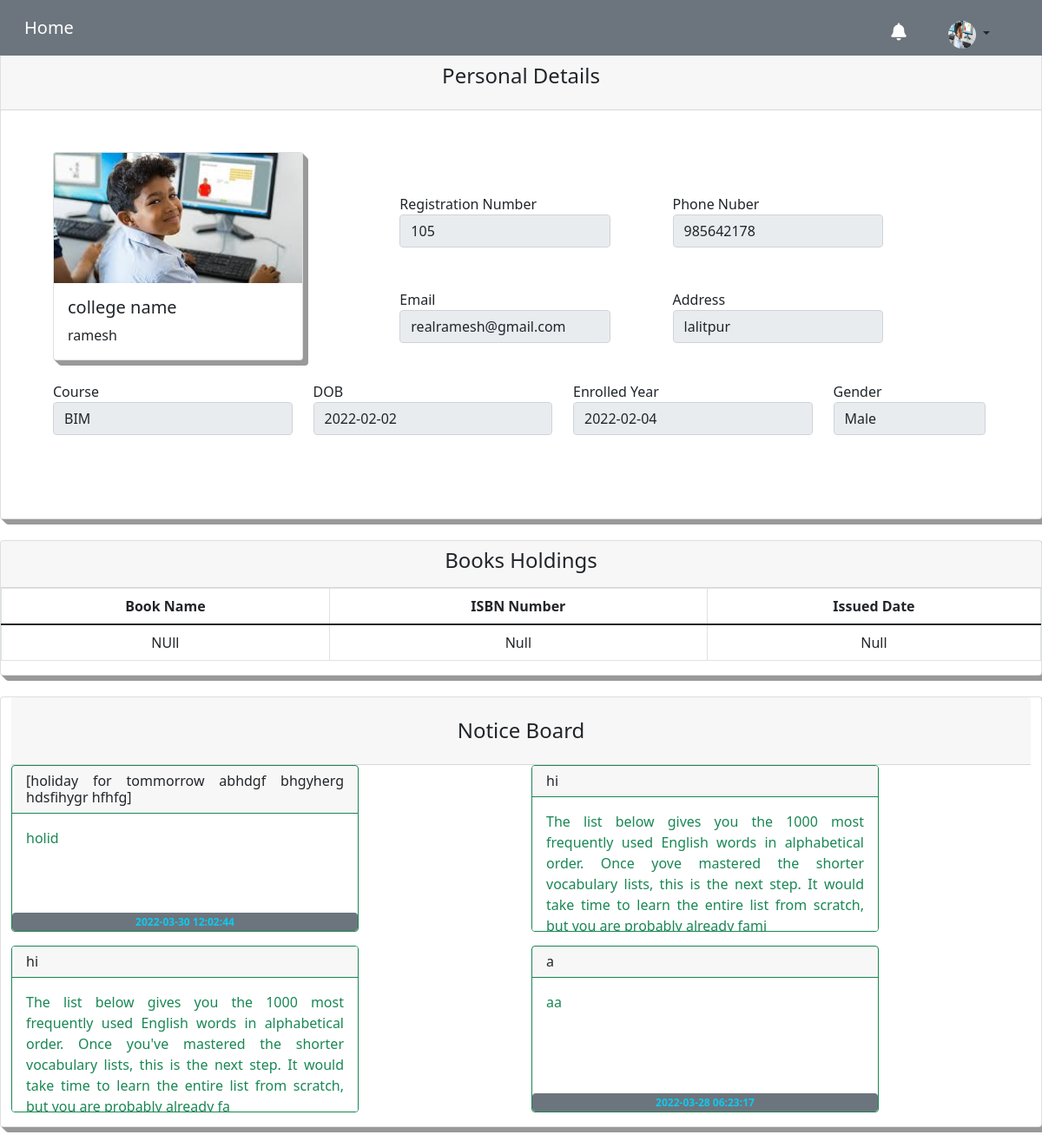
The app's page /students/students.php (signed in) with its own data.
### tables this page shows
CREATE TABLE `students` (
  `registration` varchar(255) NOT NULL,
  `name` varchar(20) NOT NULL,
  `email` varchar(255) NOT NULL,
  `phone` varchar(255) NOT NULL,
  `course` varchar(255) NOT NULL,
  `address` varchar(255) NOT NULL,
  `dob` date NOT NULL,
  `enrollyear` date NOT NULL,
  `gender` varchar(255) NOT NULL,
  `image` varchar(255) NOT NULL,
  `org` varchar(255) NOT NULL,
  `password` varchar(255) NOT NULL
);

CREATE TABLE `notice` (
  `id` int(11) NOT NULL,
  `title` varchar(255) NOT NULL,
  `description` varchar(255) NOT NULL,
  `time` timestamp NOT NULL DEFAULT current_timestamp() ON UPDATE current_timestamp()
);

### students/students.php (the view, shortened to what this page needs)
<!doctype html>
<html lang="en">
<head>
    <link href="https://cdn.jsdelivr.net/npm/bootstrap@5.1.3/dist/css/bootstrap.min.css" rel="stylesheet">
    <link rel="stylesheet" href="https://cdnjs.cloudflare.com/ajax/libs/font-awesome/6.1.1/css/all.min.css" />
</head>
<body>
    <?php
    require '../connection.php';
    if (!isset($_SESSION['id'])) {
        header('Location:./stdlogin.php');
    } else {
        $id = $_SESSION['id'];
    }
    ?>
    <?php
     $sql = "select * from students where registration='$id'";
     $data = mysqli_query($conn, $sql);
     if (mysqli_num_rows($data) != 0) {
         while ($row = mysqli_fetch_assoc($data)) {
     ?>
    <div class="">
        <nav class="navbar navbar-expand-sm fixed-top navbar-dark bg-secondary" style="position: fixed;">
            <div class="container-fluid">
                <a class="navbar-brand ms-md-3 " href="./students.php">Home</a>
                <div>
                    <div class="d-flex">
                        <div class="flex-shrink-0 dropdown  me-5 mt-sm-3">
                            <a href="#" class="d-block link-dark text-decoration-none" id="notice-drop-down" data-bs-toggle="dropdown" aria-expanded="false">
                                <i class="fa-solid fa-bell text-white    fa-lg"></i> </a>
                        </div>
                        <div class="flex-shrink-0 dropdown  me-5 mt-sm-3">
                            <a href="#" class="d-block link-dark text-decoration-none dropdown-toggle" id="dropdownUser2" data-bs-toggle="dropdown" aria-expanded="false">
                                <img src="../<?php echo $row['image']   ?>" alt="mdo" width="32" height="32" class="rounded-circle">
                            </a>
                        </div>
                    </div>
                </div>
            </div>
        </nav>
                <div class="card bdr mb-4">
                    <h4 class="card-header text-center mt-5 p-4">
                        Personal Details
                    </h4>
                    <div class="container-fluid  m-5">
                        <div class="row ">
                            <div class="col-md-6 col-lg-4">
                                <div class="card bdr" style="width: 18rem;">
                                    <img class="card-img-top " src="../<?php echo $row['image']   ?>" alt="Card image cap">
                                    <div class="card-body">
                                        <h5 class="card-title">college name</h5>
                                        <p class="card-text">
                                            <?php echo $row['name']; ?>
                                        </p>
                                    </div>
                                </div>
                            </div>
                            <div class="col-md-6 col-lg-8">
                                <div class="row ">
                                    <div class="col-md-4 col-10 me-5 mt-4  ">
                                        <div class="mb-5 mt-4">
                                            <div class="form-group">
                                                <label>Registration Number</label>
                                                <input type="text" class="form-control" value="<?php echo $row['registration']; ?>" disabled>
                                            </div>
                                        </div>
                                        <div>
                                            <div class="form-group">
                                                <label>Email</label>
                                                <input type="text" class="form-control" value="<?php echo $row['email']; ?>" disabled>
                                            </div>
                                        </div>
                                    </div>
                                    <div class="col-md-4 col-10 mt-4">
                                        <div class=" mt-4 mb-5">
                                            <div class="form-group">
                                                <label>Phone Nuber</label>
                                                <input type="text" class="form-control" value="<?php echo $row['phone']; ?>" disabled>
                                            </div>
                                        </div>
                                        <div>
                                            <div class="form-group">
                                                <label>Address</label>
                                                <input type="text" class="form-control" value="<?php echo $row['address']; ?>" disabled>
                                            </div>
                                        </div>
                                    </div>
                                </div>
                            </div>
                        </div>
                        <div class="row mt-4">
                            <div class="col-10 col-md-3   mb-5">
                                <div class="form-group">
                                    <label>Course</label>
                                    <input type="text" class="form-control" value="<?php echo $row['course']; ?>" disabled>
                                </div>
                            </div>
                            <div class="col-10 col-md-3  mb-5 ">
                                <div class="form-group">
                                    <label>DOB</label>
                                    <input type="text" class="form-control" value="<?php echo $row['dob']; ?>" disabled>
                                </div>
                            </div>
                            <div class="col-10 col-md-3  mb-5 ">
                                <div class="form-group">
                                    <label>Enrolled Year</label>
                                    <input type="text" class="form-control" value="<?php echo $row['enrollyear']; ?>" disabled>
                                </div>
                            </div>
                            <div class="col-10 col-md-2   ">
                                <div class="form-group">
                                    <label>Gender</label>
                                    <input type="text" class="form-control" value="<?php echo $row['gender']; ?>" disabled>
                                </div>
                            </div>
                        </div>
                    </div>
                </div>
        <?php
            }
        }
        ?>
        <div>
            <div class="card bdr  mb-4    " id="books-holding">
                <div class="card-header text-center">
                    <h4>Books Holdings</h4>
                </div>
                <table class="table table-responsive table-bordered  table-hover text-center ">
                    <thead class="thead-dark">
                        <tr>
                            <th>Book Name</th>
                            <th>ISBN Number</th>
                            <th>Issued Date</th>
                        </tr>
                    </thead>
                    <tbody>
                        <?php
                        $sql1 = "SELECT * FROM library WHERE regi='$id'";
                        $result = mysqli_query($conn, $sql1);
                        if (mysqli_num_rows($result) != 0) {
                            while ($col = mysqli_fetch_assoc($result)) {
                                foreach ($col as $list) {
                                }
                        ?>
                                <tr>
                                    <td>
                                        <?php echo $col['bookname']; ?>
                                    </td>
                                    <td>
                                        <?php echo $col['isbn']; ?>
                                    </td>
                                    <td>
                                        <?php echo $col['issue']; ?>
                                    </td>
                                </tr>
                        <?php
                            }
                        }
                        else{
                            echo '
                            <tr>
                            <td>
                            NUll
                            </td>
                            <td>
                               Null
                            </td>
                            <td>
                               Null
                            </td>
                        </tr>
                            ';
                        }
                        ?>
                    </tbody>
                </table>
            </div>
        </div>
        <div class="container-fluid card bdr mb-4" id="notice-board">
            <h4 class="text-center p-4  card-header">Notice Board </h4>
            <div class="row ">
                <?php
                $sql = "select * from notice order by time desc limit 12";
                $notice = mysqli_query($conn, $sql);
                if (mysqli_num_rows($notice) != 0) {
                    while ($info = mysqli_fetch_assoc($notice)) {
                ?>
                        <div class="col-xxl-4 col-lg-6 col-md-12   mobile-responsive-notice-board">
                            <div class="card border-success mb-3 scrollable">
                                <h6 class="card-header  border-success">
                                    <?php echo $info['title']; ?>
                                </h6>
                                <div class="card-body text-success">
                                    <p class="card-text">
                                        <?php echo $info['description']; ?>
                                    </p>
                                </div>
                                <h6<span class="badge bg-secondary text-info">
                                    <?php echo $info['time']; ?></span>
                            </div>
                        </div>
                <?php
                    }
                }
                ?>
            </div>
        </div>
    </div>
</body>
</html>

### students/students.php (style rules this page uses)
html { overflow-x: hidden; }
body { overflow-x: hidden; }
.bdr { box-shadow: 1px 1px 0px #999, 2px 2px 0px #999, 3px 3px 0px #999, 4px 4px 0px #999, 5px 5px 0px #999, 6px 6px 0px #999; }
.scrollable { max-width: 25rem; overflow-x: hidden; overflow-y: auto; text-align: justify; height: 12rem; }
.navbar { position: relative; }

### records on screen
students: image (picture), name "ramesh", registration "105", email "realramesh@gmail.com", phone "985642178", address "lalitpur", course "BIM", dob "2022-02-02", enrollyear "2022-02-04", gender "Male"
notice: title "[holiday for tommorrow abhdgf bhgyherg hdsfihygr hfhfg]", description "holid", time "2022-03-30 12:02:44"
notice: title "hi", description "The list below gives you the 1000 most frequently used English words in alphabetical order. Once yove mastered the shorter vocabulary lists, this is the next step. It would take time to learn the entire list from scratch, but you are probably already fami"
notice: title "hi", description "The list below gives you the 1000 most frequently used English words in alphabetical order. Once you've mastered the shorter vocabulary lists, this is the next step. It would take time to learn the entire list from scratch, but you are probably already fa"
notice: title "a", description "aa", time "2022-03-28 06:23:17"
